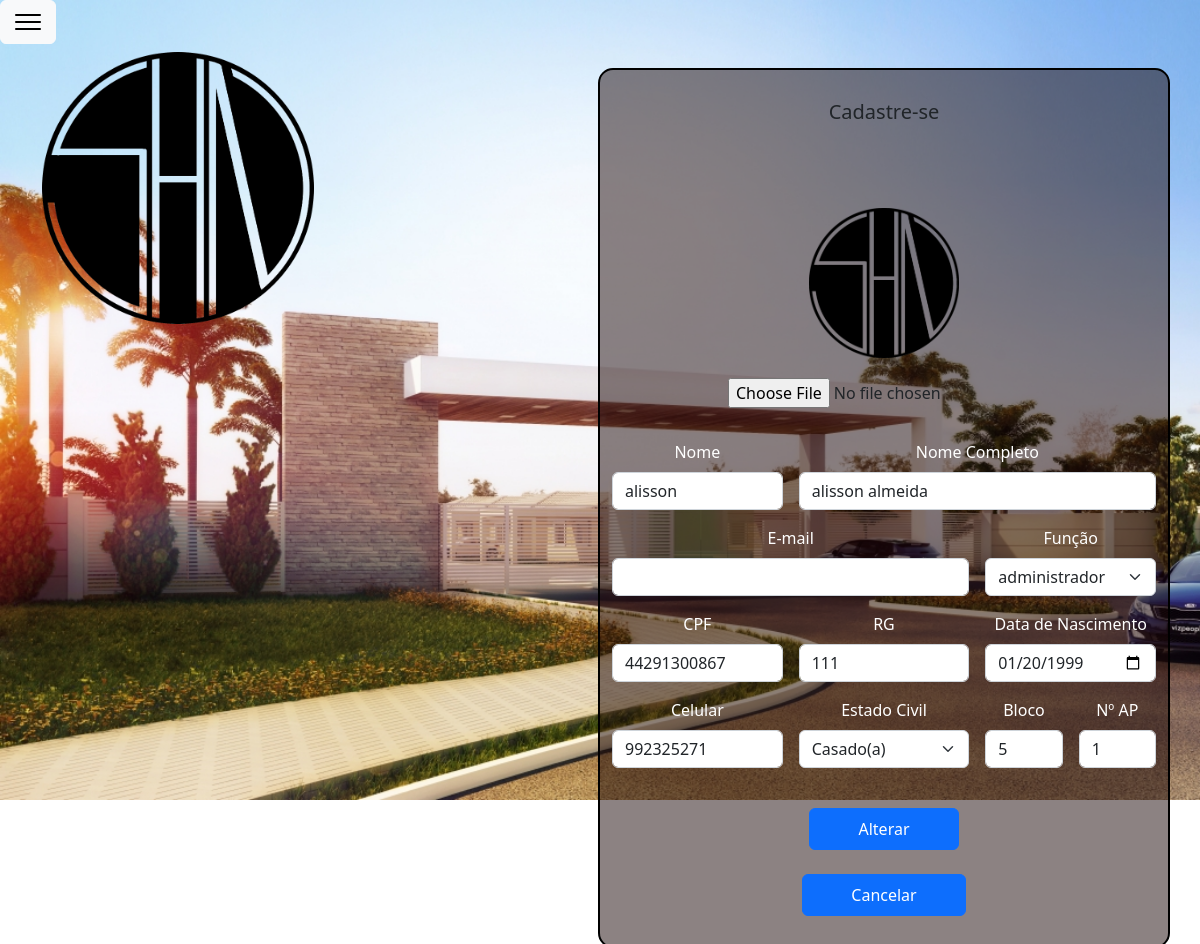
The page /TCC/software1/pages/intranet/alterarMorador.php?cod=1 (signed in) on the database its author committed.
### tables this page shows
CREATE TABLE IF NOT EXISTS `tb_morador` (
  `cod_morador` int(11) NOT NULL AUTO_INCREMENT,
  `primeiro_nome` varchar(15) NOT NULL,
  `nome_completo` varchar(100) NOT NULL,
  `cpf` varchar(15) NOT NULL,
  `rg` varchar(11) NOT NULL,
  `dtnascimento` varchar(12) NOT NULL,
  `celular` varchar(13) NOT NULL,
  `estadocivil` varchar(15) NOT NULL,
  `bloco` varchar(5) NOT NULL,
  `numero_apartamento` varchar(5) NOT NULL,
  `foto` varchar(50) NOT NULL,
  `funcao` varchar(15) NOT NULL,
  PRIMARY KEY (`cod_morador`),
  UNIQUE KEY `cpf` (`cpf`)
);

### TCC/software1/pages/intranet/alterarMorador.php (the view, shortened to what this page needs)
<!DOCTYPE html>
<html lang="en">
<head>
    <link href="https://cdn.jsdelivr.net/npm/bootstrap@5.2.1/dist/css/bootstrap.min.css" rel="stylesheet">
    <link rel="stylesheet" href="../estilo/cadastro.css">
</head>
<body>
    <?php include('sidebar.php'); ?>
    <?php
    $codMorador = $_GET['cod'];
    require('../acoes/connect.php');
    $busca = mysqli_query($con, "Select * from `tb_morador` where `cod_morador` = '$codMorador'");
    $morador = mysqli_fetch_array($busca);
    ?>
    <div class="mt-2 container text-center">
        <div class="row ">
            <div class="col">
                <div class="imglogo">
                    <img src="../imagens\ShannonLogo.png" class="d-flex w-10 h-10" alt="...">
                </div>
            </div>
            <div class="cadastro col mt-3">
                <h5 class="card-title">Cadastre-se</h5>
                <form class=" mt-5 row g-3 " action="../acoes/alterarMorador.act.php" method="post" id="" enctype="multipart/form-data">
                    <div class="mx-auto">
                        <img src="<?php echo $morador['foto']; ?>" class="imgUsuario" srcset="">
                        <p><input type="file" name="imagem" id="fileFoto"> </p>
                    </div>
                    <div class="col-md-4">
                        <label for="primeironome" class="form-label">Nome</label>
                        <input type="text" name="primeiro_nome" value="<?php echo $morador['primeiro_nome'] ?>" class="form-control" id="primeironome">
                    </div>
                    <div class="col-md-8">
                        <label for="nomecompleto" class="form-label">Nome Completo</label>
                        <input type="text" name="nome_completo" value="<?php echo $morador['nome_completo'] ?>" class="form-control" id="nomecompleto">
                    </div>
                    <div class="col-md-8">
                        <label for="nomecompleto" class="form-label">E-mail</label>
                        <input type="nomecompleto" name="email" class="form-control" id="email" value="<?php echo $morador['email']; ?>">
                    </div>
                    <div class="col-md-4">
                        <label for="estadocivil" class="form-label">Função</label>
                        <select type="text" id="funcao" name="funcao" class="form-select">
                            <option><?php echo $morador['funcao']; ?></option>
                        </select>
                    </div>
                    <div class="col-4">
                        <label for="cpf" class="form-label">CPF</label>
                        <input type="text" class="cpf form-control" id="cpf" name="cpf" value="<?php echo $morador['cpf'] ?>">
                    </div>
                    <div class="col-4">
                        <label for="rg" class="form-label">RG</label>
                        <input type="text" class="form-control" name="rg" id="rg" value="<?php echo $morador['rg'] ?>">
                    </div>
                    <div class="col-md-4">
                        <label for="dtnascimento" class="form-label">Data de Nascimento</label>
                        <input type="date" class="form-control" name="dtnascimento" value="<?php echo $morador['dtnascimento'] ?>" id="dtnascimento">
                    </div>
                    <div class="col-md-4">
                        <label for="celular" class="form-label">Celular</label>
                        <input type="number" class="form-control" name="celular" value="<?php echo $morador['celular'] ?>" id="celular">
                    </div>
                    <div class="col-md-4">
                        <label for="estadocivil" class="form-label">Estado Civil</label>
                        <select type="text" id="estadocivil" name="estadocivil" class="form-select">
                            <option><?php echo $morador['estadocivil']; ?></option>
                        </select>
                    </div>
                    <div class="col-md-2">
                        <label for="inputZip" class="form-label">Bloco</label>
                        <input type="number" class="form-control" name="bloco" value="<?php echo $morador['bloco'] ?>" id="inputZip">
                    </div>
                    <div class="col-md-2">
                        <label for="inputZip" class="form-label">Nº AP</label>
                        <input type="number" class="form-control" name="numero_apartamento" value="<?php echo $morador['numero_apartamento'] ?>" id="inputZip">
                    </div>
                    <div class="col-12 ">
                        <button type="submit" class="mt-4 p-2 px-5 btn btn-primary">Alterar</button>
                </form>
            </div>
            <button onclick="cancelarMorador()" class="mt-4 p-2 px-5 btn btn-primary">Cancelar</button>
        </div>
    </div>
</body>
</html>

### TCC/software1/pages/estilo/cadastro.css (style rules this page uses)
body { background-image: url("../imagens/Acesso_condmind.jpg"); background-repeat: no-repeat; background-size: 100vw 100vh; background-position: top; background-attachment: fixed; color: white; font-weight: bold; }
.cadastro { padding: 30px; border-radius: 15px; border: 2px solid black; background: rgba(27, 6, 6, 0.5) }
.imglogo { display: flex; float: left; }
.imglogo img { width: 50%; }
label { color: white; }
.imgUsuario { margin-top: 20px; margin-bottom: 20px; max-width: 150px; }

### TCC/software1/pages/estilo/sidebar.css (style rules this page uses)
body { background-image: url("../imagens/PORTARIA.jpg"); background-repeat: no-repeat; background-size: 100vw 100vh; background-position: top; background-attachment: fixed; }

### rows shown on the page
tb_morador: foto (picture), primeiro_nome "alisson", nome_completo "alisson almeida", funcao "administrador", cpf "44291300867", rg "111", dtnascimento "01/20/1999", celular "992325271", estadocivil "Casado(a)", bloco "5", numero_apartamento "1"
